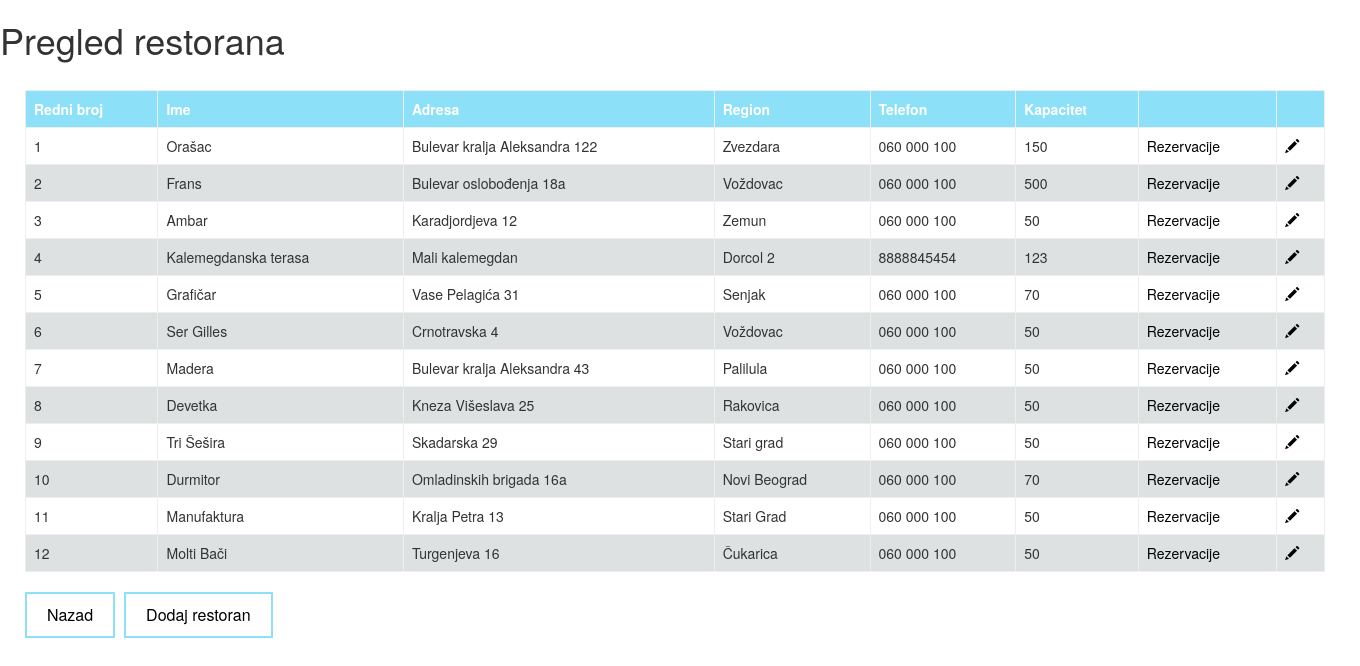
Page /parts/pregled-restorana.php (signed in) on the committed database.
### tables this page shows
CREATE TABLE `restoran` (
  `id` int(11) NOT NULL,
  `restoran_ime` varchar(20) NOT NULL,
  `restoran_adresa` varchar(50) NOT NULL,
  `restoran_region` varchar(20) NOT NULL,
  `restoran_tel` varchar(11) NOT NULL,
  `ukupan_broj_gostiju` int(11) NOT NULL,
  `putanja` text NOT NULL,
  `slika` text NOT NULL
);

### parts/baza/DB.php (called while the page is built, shortened)
<?php
class DB {
	protected $config;
	protected $pdo = null;
	public function __construct() {
        $db_config = parse_ini_file(__DIR__ . '/baza.ini', true);
		$this->config = !empty($db_config) ? $db_config : array();
	}
	public function get($new = false) {
		try {
			$this->pdo = new \PDO(
				sprintf('mysql:dbname=%s',
					$this->config['name']
				),
				$this->config['username'],
				$this->config['password'],
				array(
					\PDO::ATTR_PERSISTENT => false,
					\PDO::MYSQL_ATTR_INIT_COMMAND => self::MYSQL_SET_NAMES_VALUE,
					\PDO::ATTR_ERRMODE => \PDO::ERRMODE_EXCEPTION,
				)
			);
		} catch (\PDOException $e) {
			var_dump($e->getMessage());die;
		} catch (\Exception $e) {
            var_dump($e->getMessage());
			$this->pdo = null;
			die;
		}
		return $this->pdo;
	}
	public function query($sql) {
		if ($this->get()) {
			try {
				$result = $this->pdo->query($sql);
				return $result;
			} catch (\PDOException $e) {
			} catch (\Exception $e) {
			}
		} else {
            throw new \Exception('Not connected to database');
		}
		return null;
	}
	public function fetchAll($sql, $safe = true) {
		$result = $this->query($sql);
		return empty($result) ? ($safe ? array() : null) : $result->fetchAll(\PDO::FETCH_ASSOC);
	}
}

### parts/pregled-restorana.php (the view, shortened to what this page needs)
<?php
if ($_SESSION['id'] == 0) {
    loginScreen();
} else {
?>
<!DOCTYPE html>
<html>
<head>
    <?php
        require_once __DIR__ . '/header.php';
    ?>
    <link rel="stylesheet" type="text/css" href="../css/ispit.css">
</head>
<body>
<div class="restoran">
    <h1>Pregled restorana</h1>
    <br>
    <div>
        <table border="1">
            <thead>
            <tr>
                <th>Redni broj</th>
                <th>Ime</th>
                <th>Adresa</th>
                <th>Region</th>
                <th>Telefon</th>
                <th>Kapacitet</th>
                <th></th>
                <th></th>
            </tr>
            </thead>
            <?php
            require_once __DIR__ . '/baza/DB.php';
            $db = new \Baza\DB();
            $i=1;
            $restorani = $db->fetchAll("SELECT * FROM restoran;");
            foreach ($restorani as $restoran)
            {
                echo "<tr>\n";
                echo " <td>$i</td>\n";
                echo " <td>{$restoran['restoran_ime']}</td>\n";
                echo " <td>{$restoran['restoran_adresa']}</td>\n";
                echo " <td>{$restoran['restoran_region']}</td>\n";
                echo " <td>{$restoran['restoran_tel']}</td>\n";
                echo " <td>{$restoran['ukupan_broj_gostiju']}</td>\n";
                echo " <td><a href='info.php?restoran_id={$restoran['id']}' id='dugme'>Rezervacije</a></td>\n";
                echo " <td><a href='izmeni-restoran.php?id={$restoran['id']}' id='dugme'><span class='glyphicon glyphicon-pencil' aria-hidden='true'></span></a></td>\n";
              $i++;
            }
            ?>
        </table>
    </div>
    <br>
    <a href="../admin/index.php" id="dugme1">Nazad</a>
    <a href="restorani.php" id="dugme2">Dodaj restoran</a>
</div>
<br>
      <?php
        }
      ?>
</body>
</html>

### parts/header.php (shortened to what this page needs)
<link rel="stylesheet" type="text/css" href="../css/bootstrap.min.css">
<link rel="stylesheet" type="text/css" href="../css/animate.css">
<link rel="stylesheet" type="text/css" href="../css/style.css">
<link rel="stylesheet" type="text/css" href="../css/gallery.css">
<link rel="stylesheet" type="text/css" href="../css/jquery.bxslider.css">
<link rel="stylesheet" type="text/css" href="../css/responsive.css">

### css/style.css (style rules this page uses)
a { text-decoration: none; list-style: none; }

### css/ispit.css (style rules this page uses)
* { margin: 0 auto; top: 70%; }
body { width: 1350px; }
#dugme1 { background-color: white; color: black; border: 2px solid #8ce0f7; padding: 10px 20px; text-align: center; text-decoration: none; display: inline-block; font-size: 16px; margin-left: 25px; }
#dugme2 { background-color: white; color: black; border: 2px solid #8ce0f7; padding: 10px 20px; text-align: center; text-decoration: none; display: inline-block; font-size: 16px; margin-left: 5px; }
table { width: 1300px; border-collapse: collapse; border: 1px; }
th, td { text-align: left; padding: 8px; }
tr:nth-child(even) { background-color: #dee1e2 }
th { background-color: #8ce0f7; color: white; }
#dugme { text-decoration: none; list-style: none; color: #000; }

### rows in the picture
restoran: restoran_ime "Orašac", restoran_adresa "Bulevar kralja Aleksandra 122", restoran_region "Zvezdara", restoran_tel "060 000 100", ukupan_broj_gostiju "150"
restoran: restoran_ime "Frans", restoran_adresa "Bulevar oslobođenja 18a", restoran_region "Voždovac", restoran_tel "060 000 100", ukupan_broj_gostiju "500"
restoran: restoran_ime "Ambar", restoran_adresa "Karadjordjeva 12", restoran_region "Zemun", restoran_tel "060 000 100", ukupan_broj_gostiju "50"
restoran: restoran_ime "Kalemegdanska terasa", restoran_adresa "Mali kalemegdan", restoran_region "Dorcol 2", restoran_tel "8888845454", ukupan_broj_gostiju "123"
restoran: restoran_ime "Grafičar", restoran_adresa "Vase Pelagića 31", restoran_region "Senjak", restoran_tel "060 000 100", ukupan_broj_gostiju "70"
restoran: restoran_ime "Ser Gilles", restoran_adresa "Crnotravska 4", restoran_region "Voždovac", restoran_tel "060 000 100", ukupan_broj_gostiju "50"
restoran: restoran_ime "Madera", restoran_adresa "Bulevar kralja Aleksandra 43", restoran_region "Palilula", restoran_tel "060 000 100", ukupan_broj_gostiju "50"
restoran: restoran_ime "Devetka", restoran_adresa "Kneza Višeslava 25", restoran_region "Rakovica", restoran_tel "060 000 100", ukupan_broj_gostiju "50"
restoran: restoran_ime "Tri Šešira", restoran_adresa "Skadarska 29", restoran_region "Stari grad", restoran_tel "060 000 100", ukupan_broj_gostiju "50"
restoran: restoran_ime "Durmitor", restoran_adresa "Omladinskih brigada 16a", restoran_region "Novi Beograd", restoran_tel "060 000 100", ukupan_broj_gostiju "70"
restoran: restoran_ime "Manufaktura", restoran_adresa "Kralja Petra 13", restoran_region "Stari Grad", restoran_tel "060 000 100", ukupan_broj_gostiju "50"
restoran: restoran_ime "Molti Bači", restoran_adresa "Turgenjeva 16", restoran_region "Čukarica", restoran_tel "060 000 100", ukupan_broj_gostiju "50"
